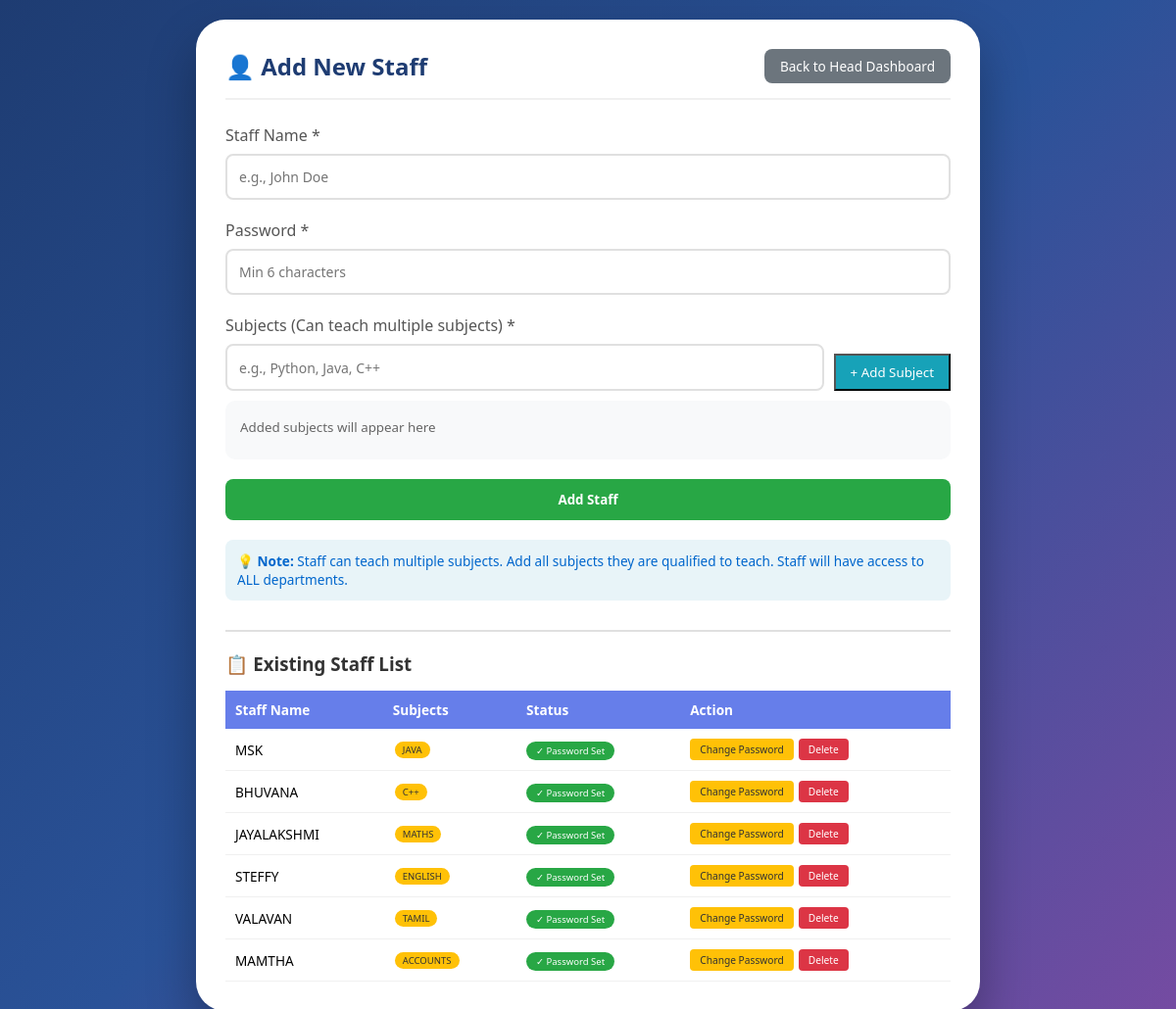
The app's page /add_new_staff_page with its own data.
### app.py (models this page shows, shortened)
class Staff(db.Model):
    __tablename__ = 'staff'
    id = db.Column(db.Integer, primary_key=True, autoincrement=True)
    name = db.Column(db.String(100), nullable=False)
    password_hash = db.Column(db.String(200), nullable=False)
    is_department_admin = db.Column(db.Boolean, default=False)
    admin_department_id = db.Column(db.Integer, db.ForeignKey('departments.id'), nullable=True)
    created_at = db.Column(db.DateTime, default=datetime.now)
    subjects = db.relationship('StaffSubject', backref='staff', lazy=True, cascade='all, delete-orphan')
    def get_subjects_list(self):
        return [s.subject for s in self.subjects]

class StaffSubject(db.Model):
    __tablename__ = 'staff_subjects'
    id = db.Column(db.Integer, primary_key=True, autoincrement=True)
    staff_id = db.Column(db.Integer, db.ForeignKey('staff.id'), nullable=False)
    subject = db.Column(db.String(100), nullable=False)
    created_at = db.Column(db.DateTime, default=datetime.now)
    __table_args__ = (db.UniqueConstraint('staff_id', 'subject', name='unique_staff_subject'),)

### app.py (the view)
@app.route('/add_new_staff_page')
def add_new_staff_page():
    all_staff = Staff.query.filter_by(is_department_admin=False).all()
    return render_template('add_new_staff.html', all_staff=all_staff)

### app.py (called while the page is built)
@app.context_processor
def inject_datetime():
    return {'datetime': datetime}

### templates/add_new_staff.html (shortened to what this page needs)
<!DOCTYPE html>
<html lang="en">
<head>
</head>
<body>
    <div class="container">
        <div class="header">
            <h1>👤 Add New Staff</h1>
            <a href="{{ url_for('head_dashboard') }}" class="btn-secondary">Back to Head Dashboard</a>
        </div>
        <form method="POST" action="{{ url_for('add_global_staff') }}" id="staffForm">
            <div class="form-group">
                <label>Staff Name *</label>
                <input type="text" name="staff_name" placeholder="e.g., John Doe" required>
            </div>
            <div class="form-group">
                <label>Password *</label>
                <input type="password" name="staff_password" placeholder="Min 6 characters" required>
            </div>
            <div class="form-group">
                <label>Subjects (Can teach multiple subjects) *</label>
                <div class="subject-input-group">
                    <input type="text" id="subjectInput" placeholder="e.g., Python, Java, C++">
                    <button type="button" class="btn-add-subject" onclick="addSubject()">+ Add Subject</button>
                </div>
                <div id="subjectsList" class="subjects-list">
                    <small style="color: #666;">Added subjects will appear here</small>
                </div>
            </div>
            <button type="submit" class="btn btn-primary">Add Staff</button>
        </form>
        <div class="info-note">
            <strong>💡 Note:</strong> Staff can teach multiple subjects. Add all subjects they are qualified to teach. Staff will have access to ALL departments.
        </div>
        <div class="staff-list">
            <h3>📋 Existing Staff List</h3>
            {% if all_staff %}
            <table class="staff-table">
                <thead>
                    <tr>
                        <th>Staff Name</th>
                        <th>Subjects</th>
                        <th>Status</th>
                        <th>Action</th>
                    </tr>
                </thead>
                <tbody>
                    {% for staff_member in all_staff %}
                    <tr id="staff-row-{{ staff_member.id }}">
                        <td>{{ staff_member.name }}</div>
                        <td>
                            {% set subjects = staff_member.get_subjects_list() %}
                            {% for sub in subjects %}
                            <span class="subject-badge">{{ sub }}</span>
                            {% endfor %}
                        </div>
                        <td><span class="password-status">✓ Password Set</span></div>
                        <td>
                            <div class="action-buttons">
                                <button class="btn-warning" onclick="showChangePasswordModal('staff', '{{ staff_member.id }}', '{{ staff_member.name }}')">Change Password</button>
                                <a href="{{ url_for('delete_global_staff', staff_id=staff_member.id) }}"
                                   class="btn-danger"
                                   onclick="return confirm('Delete staff {{ staff_member.name }}? This will remove their access to all departments.')">
                                    Delete
                                </a>
                            </div>
                    </tr>
                    {% endfor %}
            {% else %}
            <p style="text-align: center; color: #999; padding: 20px;">No staff added yet. Add your first staff member above.</p>
            {% endif %}
</body>
</html>

### templates/add_new_staff.html (style rules this page uses)
* { margin: 0; padding: 0; box-sizing: border-box; font-family: 'Segoe UI', Tahoma, Geneva, Verdana, sans-serif; }
body { background: linear-gradient(135deg, #1e3c72 0%, #2a5298 50%, #764ba2 100%); min-height: 100vh; padding: 20px; }
.container { background: white; border-radius: 30px; box-shadow: 0 25px 50px rgba(0,0,0,0.3); max-width: 800px; margin: 0 auto; padding: 30px; }
.header { display: flex; justify-content: space-between; align-items: center; margin-bottom: 25px; padding-bottom: 15px; border-bottom: 2px solid #f0f0f0; }
.header h1 { color: #1e3c72; font-size: 1.5em; }
.btn-secondary { background: #6c757d; color: white; padding: 8px 16px; border-radius: 8px; text-decoration: none; transition: all 0.3s; font-size: 0.85em; }
.form-group { margin-bottom: 20px; }
.form-group label { display: block; margin-bottom: 8px; color: #555; font-weight: 500; }
.form-group input { width: 100%; padding: 12px; border: 2px solid #e0e0e0; border-radius: 8px; font-size: 14px; }
.btn { padding: 12px 20px; border: none; border-radius: 8px; cursor: pointer; font-weight: 600; transition: all 0.3s; }
.btn-primary { background: #28a745; color: white; width: 100%; }
.btn-add-subject { background: #17a2b8; color: white; padding: 8px 15px; margin-top: 10px; }
.subjects-list { background: #f8f9fa; padding: 15px; border-radius: 10px; margin-top: 10px; min-height: 60px; }
.info-note { background: #e8f4f8; padding: 12px; border-radius: 8px; margin-top: 20px; font-size: 0.85em; color: #0066cc; }
.subject-input-group { display: flex; gap: 10px; }
.subject-input-group input { flex: 1; }
.staff-list { margin-top: 30px; padding-top: 20px; border-top: 2px solid #e0e0e0; }
.staff-list h3 { margin-bottom: 15px; color: #333; }
.staff-table { width: 100%; border-collapse: collapse; margin-top: 10px; }
.staff-table th { background: #667eea; color: white; padding: 10px; text-align: left; font-size: 0.85em; }
.staff-table td { padding: 10px; border-bottom: 1px solid #f0f0f0; font-size: 0.85em; }
.password-status { display: inline-block; background: #28a745; color: white; padding: 3px 10px; border-radius: 15px; font-size: 0.7em; }
.subject-badge { display: inline-block; background: #ffc107; color: #333; padding: 2px 8px; border-radius: 12px; font-size: 0.7em; margin: 2px; }
.action-buttons { display: flex; gap: 5px; flex-wrap: wrap; }
.btn-warning { background: #ffc107; color: #333; padding: 4px 10px; font-size: 0.75em; border: none; border-radius: 4px; cursor: pointer; }
.btn-danger { background: #dc3545; color: white; padding: 4px 10px; font-size: 0.75em; border: none; border-radius: 4px; cursor: pointer; text-decoration: none; display: inline-block; }

### records on screen
Staff: name "MSK"
StaffSubject: subject "JAVA"
Staff: name "BHUVANA"
StaffSubject: subject "C++"
Staff: name "JAYALAKSHMI"
StaffSubject: subject "MATHS"
Staff: name "STEFFY"
StaffSubject: subject "ENGLISH"
Staff: name "VALAVAN"
StaffSubject: subject "TAMIL"
Staff: name "MAMTHA"
StaffSubject: subject "ACCOUNTS"
